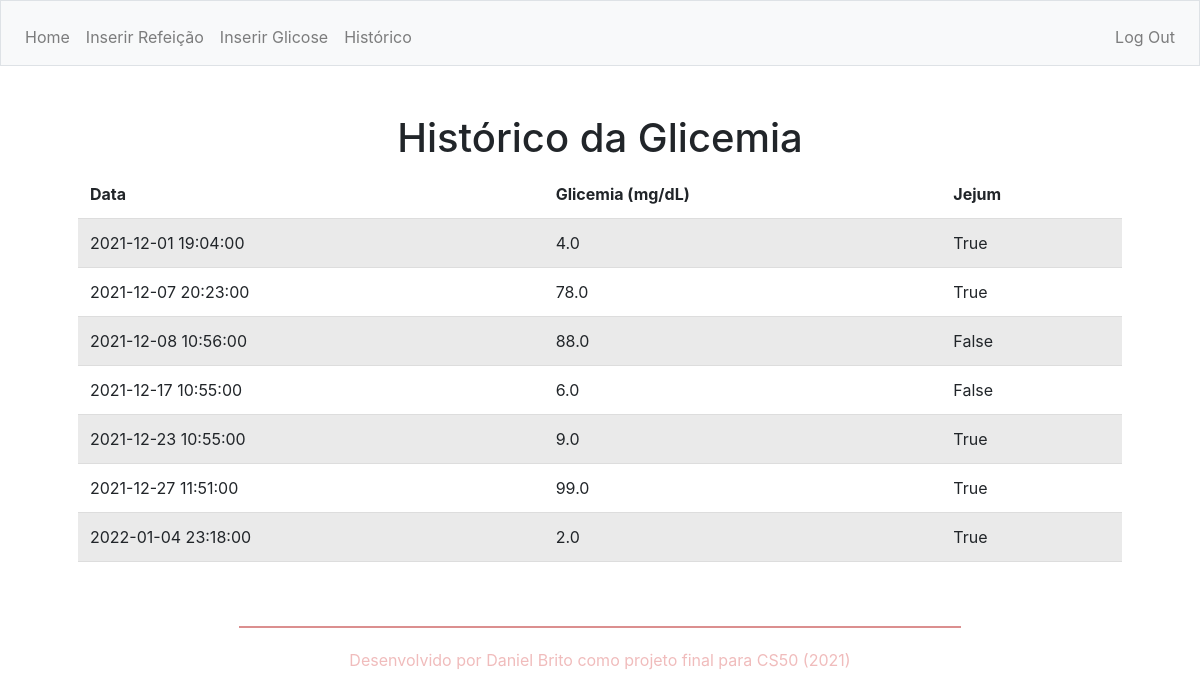
Screenshot of /history (signed in) with the database file from the repository.
### app.py (models this page shows, shortened)
class Glicose(db.Model):
    __tablename__ = 'glicose'
    id = db.Column(db.Integer, primary_key=True)
    resultado = db.Column(db.Float)
    data = db.Column(db.DateTime)
    jejum = db.Column(db.Boolean)
    observacao = db.Column(db.String)
    usuario = db.Column(db.Integer, ForeignKey('users.id'))

### app.py (the view)
@app.route('/history')
@login_required
def historico():
    user_glic = Glicose.query.filter(Glicose.usuario == session['user_id']).order_by(Glicose.data)
    return render_template('history.html', user_glic = user_glic, plot = plt.show())

### helpers.py (called while the page is built)
def login_required(f):
    @wraps(f)
    def decorated_function(*args, **kwargs):
        if session.get("user_id") is None:
            return redirect("/login")
        return f(*args, **kwargs)
    return decorated_function

### templates/history.html (shortened to what this page needs)
{% extends "layout.html" %}
{% block main %}
    <h1>Histórico da Glicemia</h1>
    <table>
        <thead>
            <tr>
                <th>Data</th>
                <th>Glicemia (mg/dL)</th>
                <th>Jejum</th>
            </tr>
        </thead>
        <tbody>
            {% for glic in user_glic %}
            <tr>
                <td>{{ glic.data}}</td>
                <td>{{ glic.resultado }}</td>
                <td>{{ glic.jejum }}</td>
            </tr>
            {% endfor %}
        </tbody>
    </table>
{% endblock %}

### templates/layout.html (shortened to what this page needs)
<!DOCTYPE html>
<html lang='pt-br'>
    <head>
        <link rel="stylesheet" href="https://cdn.jsdelivr.net/npm/bootstrap@4.5.3/dist/css/bootstrap.min.css">
        <link href="/static/css/styles.css" rel="stylesheet">
    </head>
    <body>
        <nav class="navbar navbar-expand-md navbar-light bg-light border">
            <div class="collapse navbar-collapse" id="navbar">
                {% if session.user_id %}
                    <ul class="navbar-nav mr-auto mt-2">
                        <li class="nav-item"><a class="nav-link" href="/">Home</a></li>
                        <li class="nav-item"><a class="nav-link" href="/insert_meal">Inserir Refeição</a></li>
                        <li class="nav-item"><a class="nav-link" href="/insert_b_glucose">Inserir Glicose</a></li>
                        <li class="nav-item"><a class="nav-link" href="/history">Histórico</a></li>
                    </ul>
                    <ul class="navbar-nav ml-auto mt-2">
                        <li class="nav-item"><a class="nav-link" href="/logout">Log Out</a></li>
                    </ul>
                {% else %}
                    <ul class="navbar-nav ml-auto mt-2">
                        <li class="nav-item"><a class="nav-link" href="/register">Registrar</a></li>
                        <li class="nav-item"><a class="nav-link" href="/login">Log In</a></li>
                    </ul>
                {% endif %}
            </div>
        </nav>
        <main class="container p-5">
            {% block main %}{% endblock %}
        </main>
    </body>
    <footer>
        <hr>
        <p><a target="_blank" href="https://www.linkedin.com/in/danieloliveiradebrito/">Desenvolvido por Daniel Brito como projeto final para CS50 (2021)</p>
    </footer>
</html>

### static/css/styles.css (style rules this page uses)
* { margin: 0; padding: 0; }
html, body { width: 100%; height: 100%; scroll-behavior: smooth; }
main { overflow-x: auto; text-align: center; }
table { border-collapse: collapse; background-color: transparent; margin-bottom: 1rem; width: 100%; }
table th, td { padding: 0.75rem; text-align: left; border-bottom: 1px solid #ddd; }
tbody tr:nth-of-type(odd) { background-color: rgb(220, 220, 220, 0.6) }
footer p { min-height: 4rem; display: flex; justify-content: center; align-items: center; }
footer hr { width: 60%; margin: auto; border: 0.1px solid #db8f8f }
footer a { color: rgb(240, 188, 188) }

### rows the page displays
Glicose: data "2021-12-01 19:04:00", resultado "4.0", jejum "True"
Glicose: data "2021-12-07 20:23:00", resultado "78.0", jejum "True"
Glicose: data "2021-12-08 10:56:00", resultado "88.0", jejum "False"
Glicose: data "2021-12-17 10:55:00", resultado "6.0", jejum "False"
Glicose: data "2021-12-23 10:55:00", resultado "9.0", jejum "True"
Glicose: data "2021-12-27 11:51:00", resultado "99.0", jejum "True"
Glicose: data "2022-01-04 23:18:00", resultado "2.0", jejum "True"
